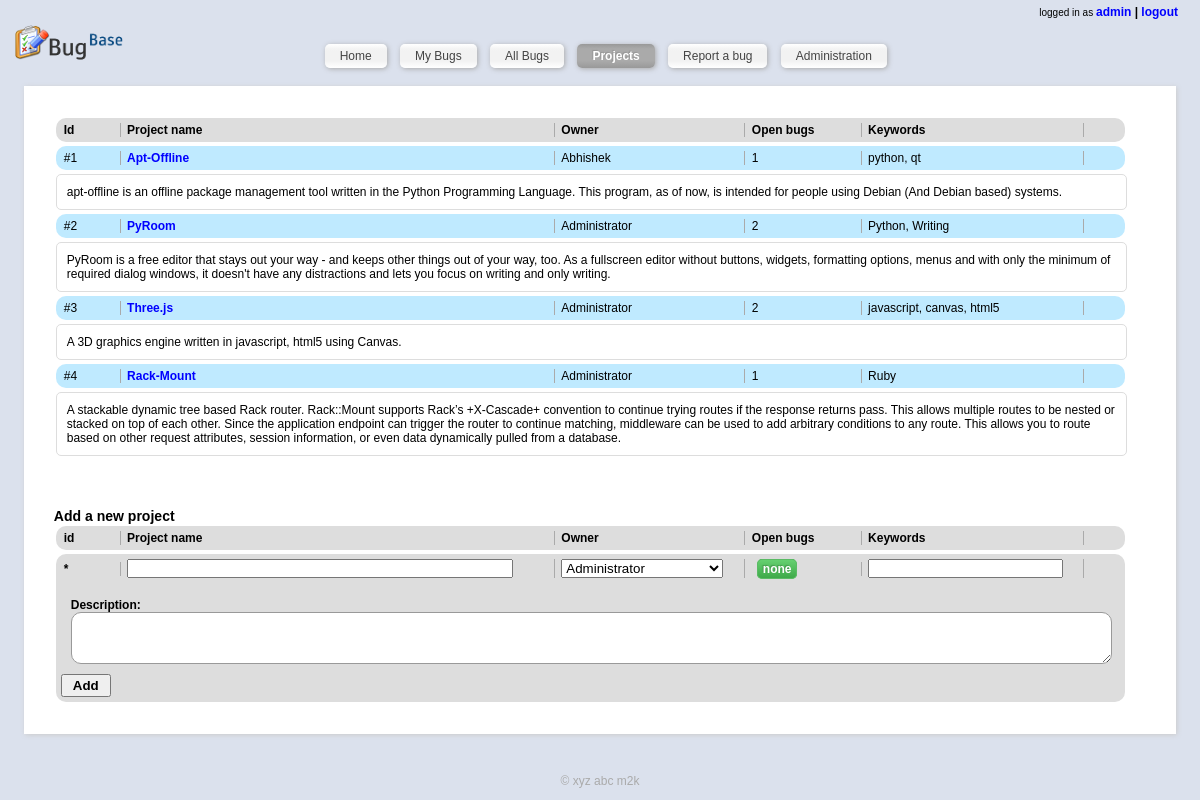
Screenshot of /index.php?page=projects (signed in) with the database file from the repository.
### tables this page shows
CREATE TABLE IF NOT EXISTS `users` (
  `id` int(11) NOT NULL AUTO_INCREMENT,
  `username` varchar(50) NOT NULL,
  `password` varchar(500) NOT NULL,
  `name` varchar(500) NOT NULL,
  `email` varchar(500) NOT NULL DEFAULT 'none',
  `is_admin` int(11) NOT NULL DEFAULT '0',
  PRIMARY KEY (`id`)
);

CREATE TABLE IF NOT EXISTS `projects` (
  `id` int(11) NOT NULL AUTO_INCREMENT,
  `name` varchar(500) NOT NULL,
  `description` varchar(2000) NOT NULL,
  `owner` int(11) NOT NULL,
  `keywords` varchar(500) NOT NULL,
  PRIMARY KEY (`id`)
);

CREATE TABLE IF NOT EXISTS `bugs` (
  `id` int(11) NOT NULL AUTO_INCREMENT,
  `bugName` varchar(500) NOT NULL,
  `description` varchar(2000) NOT NULL,
  `affectedVersion` varchar(50) NOT NULL DEFAULT 'na',
  `project` int(11) NOT NULL DEFAULT '-1',
  `affectedProject` int(11) NOT NULL DEFAULT '-1',
  `bugType` int(11) NOT NULL,
  `keywords` varchar(500) NOT NULL,
  `createdBy` int(11) NOT NULL,
  `createdAt` timestamp NOT NULL DEFAULT CURRENT_TIMESTAMP,
  PRIMARY KEY (`id`)
);

### index.php (called while the page is built, shortened)
<?php
$smarty = new Smarty;
include_once('includes/models.inc.php');
if (loggedIn()){
	$template = 'home.html';
	$smarty->assign('subtitle', 'home');
} else {
	$template = 'login.html';
	$smarty->assign('subtitle', 'Login');
}
if (!isset($_GET['page']))
	$page = '';
else
	$page = $_GET['page'];
switch ($page){
		case 'projects':
			$template = 'projectlist.html';
			$smarty->assign('scripts', array('/static/scripts/project.js'));
			$smarty->assign('subtitle','Projects');
			$smarty->assign('projectlist_heading', 'All projects');
			$smarty->assign('projectlist',getProjectList());
			$smarty->assign('users', getUserNameList());
			break;
}
$smarty->display('header.html');
$smarty->display($template);
?>

### includes/models.inc.php (called while the page is built, shortened)
<?php
function getTableArray($tablename){
	$rows = array();
	$index = 0;
	$query = "SELECT * from $tablename;";
	$result = mysql_query($query);
	while ($row = mysql_fetch_assoc($result)){
		$rows[$index++] = $row;
	}
	return $rows;
}
function getAllBugList($myquery=""){
	$buglist = array();
	$index = 0;
	$query = "SELECT * FROM `bugs` order by createdAt desc;";
	if ($myquery != ""){
		$query = $myquery;
	}
	$result = mysql_query($query) or die ("Failed to fetch bug list");
	while ($row = mysql_fetch_assoc($result)){
		$query2 = "SELECT * from `bughistory` where bug_id = '{$row['id']}' order by timestamp desc;";
		$result2 = mysql_query($query2);
		if ($row2 = mysql_fetch_assoc($result2)){
			foreach ($row2 as $key=>$val){
				if ($key!='id'){
					$row[$key] = $val;
				}
			}
		}
		$query3 = "SELECT `label` from `statuses` where `id`='{$row['status']}';";
		$result3 = mysql_query($query3);
		if ($row3 = mysql_fetch_assoc($result3)){
			$row['status'] = $row3['label'];
		} else {
			$row['status'] = 'undefined';
		}
		$query3 = "SELECT `label` from `priorities` where `id`='{$row['priority']}';";
		$result3 = mysql_query($query3);
		if ($row3 = mysql_fetch_assoc($result3)){
			$row['priority'] = $row3['label'];
		} else {
			$row['priority'] = ' ';
		}
		$query3 = "SELECT `label` from `categories` where `id`='{$row['bugType']}';";
		$result3 = mysql_query($query3);
		if ($row3 = mysql_fetch_assoc($result3)){
			$row['bugType'] = $row3['label'];
		} else {
			$row['bugType'] = 'unknown';
		}
		$query3 = "SELECT name from `projects` where `id`='{$row['project']}';";
		$result3 = mysql_query($query3);
		if ($row3 = mysql_fetch_assoc($result3)){
			$row['project_name'] = $row3['name'];
		} else {
			$row['project_name'] = 'unknown';
		}
		$query3 = "SELECT name from `users` where `id`={$row['createdBy']};";
		$result3 = mysql_query($query3);
		if ($row3 = mysql_fetch_assoc($result3)){
			$row['createdBy'] = $row3['name'];
		} else {
			$row['createdBy'] = 'unknown';
		}
		$query3 = "SELECT name from `projects` where `id`={$row['affectedProject']};";
		$result3 = mysql_query($query3);
		if ($row3 = mysql_fetch_assoc($result3)){
			$row['affectedProject'] = $row3['name'];
		} else {
			$row['affectedProject'] = '';
		}
		$buglist[$index++] = $row;
	}
	return $buglist;
}
function getProjectList(){
	$projectlist = array();
	$index = 0;
	$query = "SELECT * FROM `projects` order by id asc;";
	$result = mysql_query($query) or die ("Failed to fetch project list");
	while ($row = mysql_fetch_assoc($result)){
		$query2 = "SELECT * FROM `bugs` where project = '{$row['id']}' and id in (select bug_id from bughistory where status in (select id from statuses where label='open') group by bug_id having max(id)) order by createdAt desc;";
		$rows2 =  getAllBugList($query2);
		$row['open_count'] = 0;
		foreach($rows2 as $row2){
			if ($row2['status'] == 'open'){
				$row['open_count']++;
			}
		}
		$query2 = "SELECT name from users where id={$row['owner']};";
		$result2 = mysql_query($query2);
		if ($row2 = mysql_fetch_array($result2)){
			$row['owner'] = $row2[0];
		}
		$projectlist[$index++] = $row;
	}
	return $projectlist;
}
function getUserNameList(){
	return getTableArray('users');
}
?>

### libs/plugins/modifier.escape.php (called while the page is built, shortened)
<?php
function smarty_modifier_escape($string, $esc_type = 'html', $char_set = 'ISO-8859-1')
{
    switch ($esc_type) {
        case 'html':
            return htmlspecialchars($string, ENT_QUOTES, $char_set);
    }
}
?>

### templates_c/%%8A^8A8^8A8B20C8%%projectlist.html.php (the view, shortened to what this page needs)
<div id='contentSpacer'>
	<div id='buglist'>
		<ul>
			<li class='heading'>
				<div class='l_pid'> Id </div>
				<div class='l_projectname'> Project name </div>
				<div class='l_owner'> Owner </div>
				<div class='l_open'> Open bugs </div>
				<div class='l_keywords'> Keywords </div>
			</li>
			<?php unset($this->_sections['i']);
$this->_sections['i']['name'] = 'i';
$this->_sections['i']['loop'] = is_array($_loop=$this->_tpl_vars['buglist']) ? count($_loop) : max(0, (int)$_loop); unset($_loop);
$this->_sections['i']['show'] = true;
$this->_sections['i']['max'] = $this->_sections['i']['loop'];
$this->_sections['i']['step'] = 1;
$this->_sections['i']['start'] = $this->_sections['i']['step'] > 0 ? 0 : $this->_sections['i']['loop']-1;
if ($this->_sections['i']['show']) {
    $this->_sections['i']['total'] = $this->_sections['i']['loop'];
    if ($this->_sections['i']['total'] == 0)
        $this->_sections['i']['show'] = false;
} else
    $this->_sections['i']['total'] = 0;
?>
			<?php unset($this->_sections['i']);
$this->_sections['i']['name'] = 'i';
$this->_sections['i']['loop'] = is_array($_loop=$this->_tpl_vars['projectlist']) ? count($_loop) : max(0, (int)$_loop); unset($_loop);
$this->_sections['i']['show'] = true;
$this->_sections['i']['max'] = $this->_sections['i']['loop'];
$this->_sections['i']['step'] = 1;
$this->_sections['i']['start'] = $this->_sections['i']['step'] > 0 ? 0 : $this->_sections['i']['loop']-1;
if ($this->_sections['i']['show']) {
    $this->_sections['i']['total'] = $this->_sections['i']['loop'];
} else
    $this->_sections['i']['total'] = 0;
if ($this->_sections['i']['show']):
            for ($this->_sections['i']['index'] = $this->_sections['i']['start'], $this->_sections['i']['iteration'] = 1;
                 $this->_sections['i']['iteration'] <= $this->_sections['i']['total'];
                 $this->_sections['i']['index'] += $this->_sections['i']['step'], $this->_sections['i']['iteration']++):
$this->_sections['i']['rownum'] = $this->_sections['i']['iteration'];
$this->_sections['i']['index_prev'] = $this->_sections['i']['index'] - $this->_sections['i']['step'];
$this->_sections['i']['index_next'] = $this->_sections['i']['index'] + $this->_sections['i']['step'];
$this->_sections['i']['first']      = ($this->_sections['i']['iteration'] == 1);
$this->_sections['i']['last']       = ($this->_sections['i']['iteration'] == $this->_sections['i']['total']);
?>
				<li class='l_project'>
					<div class='l_pid'> #<?php echo $this->_tpl_vars['projectlist'][$this->_sections['i']['index']]['id']; ?>
 </div>
					<div class='l_projectname'>
						<a href='/index.php?page=list&filter=project&project_id=<?php echo $this->_tpl_vars['projectlist'][$this->_sections['i']['index']]['id']; ?>
'>
							<?php echo $this->_tpl_vars['projectlist'][$this->_sections['i']['index']]['name']; ?>
						</a>
					</div>
					<div class='l_owner'><?php echo $this->_tpl_vars['projectlist'][$this->_sections['i']['index']]['owner']; ?>
</div>
					<div class='l_open'><?php echo $this->_tpl_vars['projectlist'][$this->_sections['i']['index']]['open_count']; ?>
</div>
					<div class='l_keywords'><?php echo $this->_tpl_vars['projectlist'][$this->_sections['i']['index']]['keywords']; ?>
</div>
				</li>
				<li class='h_comment'>
					<p>
						<span class='h_comment_text'><?php echo ((is_array($_tmp=$this->_tpl_vars['projectlist'][$this->_sections['i']['index']]['description'])) ? $this->_run_mod_handler('escape', true, $_tmp) : smarty_modifier_escape($_tmp)); ?>
</span>
					</p>
				</li>
			<?php endfor; endif; ?>
		</ul>
	</div>
	<?php if (( $this->_tpl_vars['isadmin'] == '1' )): ?>
	<div class='h_revisionbox'>
			<h3>Add a new project</h3>
			<form action='/index.php?page=addProject' method='post' id='frmAddProject'>
				<div id='buglist'>
					<ul>
						<li class='heading'>
							<div class='l_pid'> id </div>
							<div class='l_projectname'> Project name </div>
							<div class='l_owner'> Owner </div>
							<div class='l_open'> Open bugs </div>
							<div class='l_keywords'> Keywords </div>
						</li>
						<li class='heading'>
							<div class='l_pid'> * </div>
							<div class='l_projectname'>
								<input type='text' name='name' id='txtName'/>
							</div>
							<div class='l_owner'>
								<select name='owner'>
									<?php unset($this->_sections['i']);
$this->_sections['i']['name'] = 'i';
$this->_sections['i']['loop'] = is_array($_loop=$this->_tpl_vars['users']) ? count($_loop) : max(0, (int)$_loop); unset($_loop);
$this->_sections['i']['show'] = true;
$this->_sections['i']['max'] = $this->_sections['i']['loop'];
$this->_sections['i']['step'] = 1;
$this->_sections['i']['start'] = $this->_sections['i']['step'] > 0 ? 0 : $this->_sections['i']['loop']-1;
if ($this->_sections['i']['show']) {
    $this->_sections['i']['total'] = $this->_sections['i']['loop'];
} else
    $this->_sections['i']['total'] = 0;
if ($this->_sections['i']['show']):
            for ($this->_sections['i']['index'] = $this->_sections['i']['start'], $this->_sections['i']['iteration'] = 1;
                 $this->_sections['i']['iteration'] <= $this->_sections['i']['total'];
                 $this->_sections['i']['index'] += $this->_sections['i']['step'], $this->_sections['i']['iteration']++):
$this->_sections['i']['rownum'] = $this->_sections['i']['iteration'];
$this->_sections['i']['index_prev'] = $this->_sections['i']['index'] - $this->_sections['i']['step'];
$this->_sections['i']['index_next'] = $this->_sections['i']['index'] + $this->_sections['i']['step'];
$this->_sections['i']['first']      = ($this->_sections['i']['iteration'] == 1);
$this->_sections['i']['last']       = ($this->_sections['i']['iteration'] == $this->_sections['i']['total']);
?>
										<option value='<?php echo $this->_tpl_vars['users'][$this->_sections['i']['index']]['id']; ?>
' <?php if (( $this->_tpl_vars['users'][$this->_sections['i']['index']]['id'] == $this->_tpl_vars['bugdata'][0]['assignedTo'] )): ?> selected <?php endif; ?> ><?php echo $this->_tpl_vars['users'][$this->_sections['i']['index']]['name']; ?>
</option>
									<?php endfor; endif; ?>
								</select>
							</div>
							<div class='l_open'> <span class='greenbox'>none</span> </div>
							<div class='l_keywords'>
								<input type='text' name='keywords'  id='txtKeyword'/>
							</div>
							<div id='h_rev_comment'>
								<h4>Description:</h4>
								<textarea name='description' id='txtComment'></textarea>
							</div>
							<button type='button' onclick='javascript:validateNewProject()'>
								<strong>Add</strong>
							</button>
						</li>
					</ul>
				</div>
			</form>
		</div>
	<?php endif; ?>
</div>

### templates_c/%%71^714^714F4B17%%header.html.php (shortened to what this page needs)
<!DOCTYPE html PUBLIC "-//W3C//DTD XHTML 1.0 Transitional//EN"
  "http://www.w3.org/TR/xhtml1/DTD/xhtml1-transitional.dtd">
<html xmlns="http://www.w3.org/1999/xhtml">
<head>
  <link rel="stylesheet" href="/static/style.css" type="text/css" media="screen" title="bugbase stylesheet" charset="utf-8" />
</head>
<body>
<div id='wrapper'>
  <div id='headarea'>
    <div id='topmenu'>
		<?php if (isset ( $this->_tpl_vars['user_id'] )): ?>
			<small>logged in as </small>
			<strong>
				<a href='#'><?php echo $this->_tpl_vars['user_name']; ?>
</a> | <a href='/index.php?page=logout'>logout</a>
			</strong>
		<?php endif; ?>
    </div>
    <div id='headcontent'>
      <?php if (isset ( $this->_tpl_vars['user_id'] )): ?>
		<div class='baseLogo'>
			<a href='/'>
				<img src='/static/images/bugbase_small.png' alt='Bugbase - home' />
			</a>
		</div>
		<div class='mainMenu'>
			<ul>
				<li class='<?php if (( $this->_tpl_vars['currentpage'] == 'home' )): ?>rounded_selected<?php else: ?>rounded<?php endif; ?>'>
					<a href='/index.php?page=home'>Home</a>
				</li>
				<li class='<?php if (( $this->_tpl_vars['currentpage'] == 'mybugs' )): ?>rounded_selected<?php else: ?>rounded<?php endif; ?>'>
					<a href='/index.php?page=list&filter=self'>My Bugs</a>
				</li>
				<li class='<?php if (( $this->_tpl_vars['currentpage'] == 'allbugs' )): ?>rounded_selected<?php else: ?>rounded<?php endif; ?>'>
					<a href='/index.php?page=list'>All Bugs</a>
				</li>
				<li class='<?php if (( $this->_tpl_vars['currentpage'] == 'projects' )): ?>rounded_selected<?php else: ?>rounded<?php endif; ?>'>
					<a href='/index.php?page=projects'>Projects</a>
				</li>
				<li class='<?php if (( $this->_tpl_vars['currentpage'] == 'reportNew' )): ?>rounded_selected<?php else: ?>rounded<?php endif; ?>'>
					<a href='/index.php?page=reportNew'>Report a bug</a>
				</li>
				<?php if (( $this->_tpl_vars['isadmin'] == '1' )): ?>
					<li class='<?php if (( $this->_tpl_vars['currentpage'] == 'admin' )): ?>rounded_selected<?php else: ?>rounded<?php endif; ?>'>
						<a href='/index.php?page=admin'>Administration</a>
					</li>
				<?php endif; ?>
			</ul>
		</div>
      <?php endif; ?>
    </div>
  </div>
  <div id='content'>

### rows the page displays
users: username "admin"
projects: id "1", name "Apt-Offline", _sections "Abhishek", keywords "python, qt", description "apt-offline is an offline package management tool written in the Python Programming Language. This program, as of now, is intended for people using Debian (And Debian based) systems."
bugs: project "2", project.name "PyRoom", project "Administrator", project.keywords "Python, Writing", project.description "PyRoom is a free editor that stays out your way - and keeps other things out of your way, too. As a fullscreen editor without buttons, widgets, formatting options, menus and with only the minimum of required dialog windows, it doesn't have any distractions and lets you focus on writing and only writing.", createdBy "3", createdBy.name "Three.js", createdBy "Administrator", createdBy "2", createdBy.keywords "javascript, canvas, html5", createdBy.description "A 3D graphics engine written in javascript, html5 using Canvas.", id "4", id.name "Rack-Mount", id "Administrator", id "1", id.keywords "Ruby", id.description "A stackable dynamic tree based Rack router. Rack::Mount supports Rack’s +X-Cascade+ convention to continue trying routes if the response returns pass. This allows multiple routes to be nested or stacked on top of each other. Since the application endpoint can trigger the router to continue matching, middleware can be used to add arbitrary conditions to any route. This allows you to route based on other request attributes, session information, or even data dynamically pulled from a database."

### other values shown
form field owner "Administrator"
